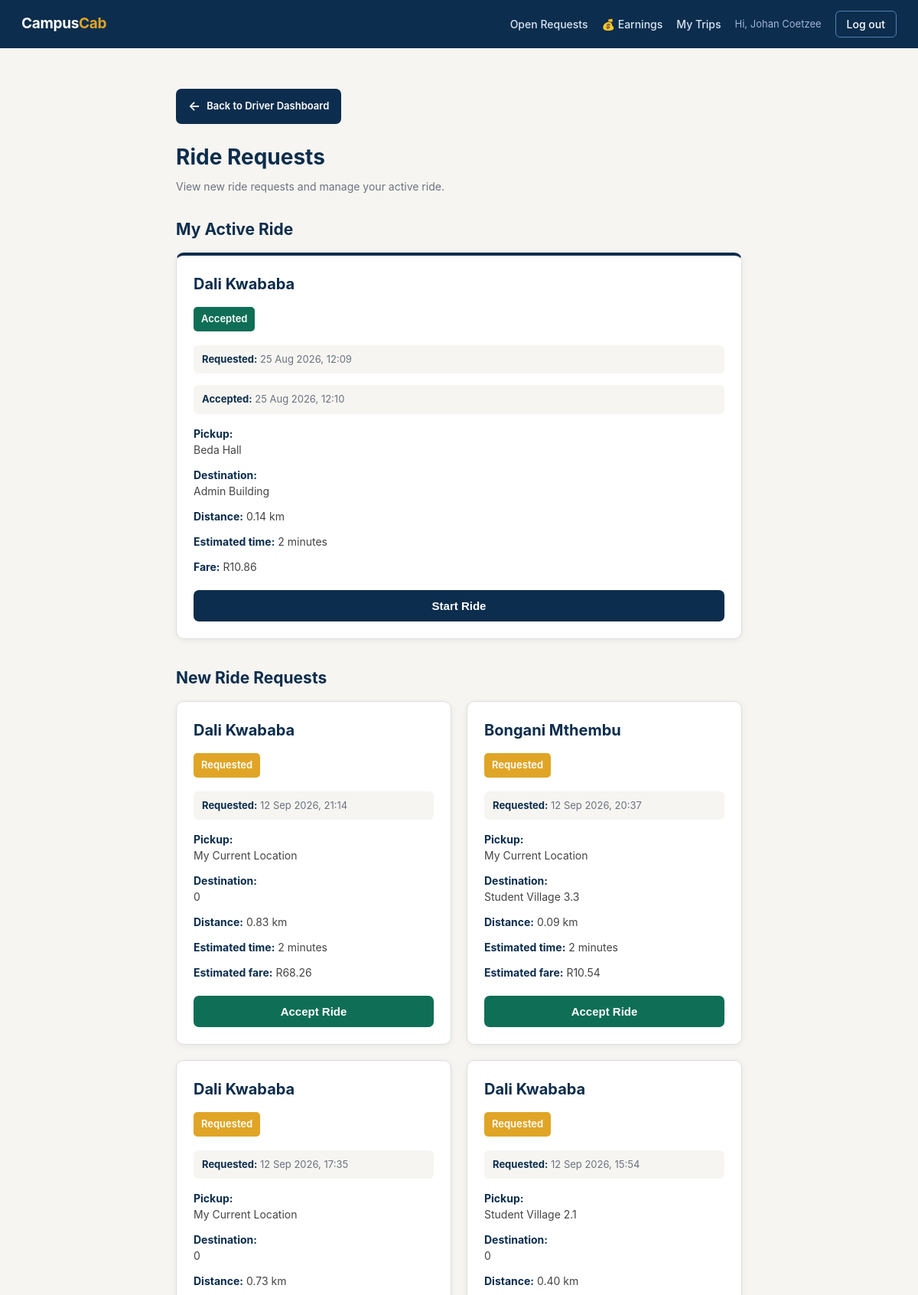
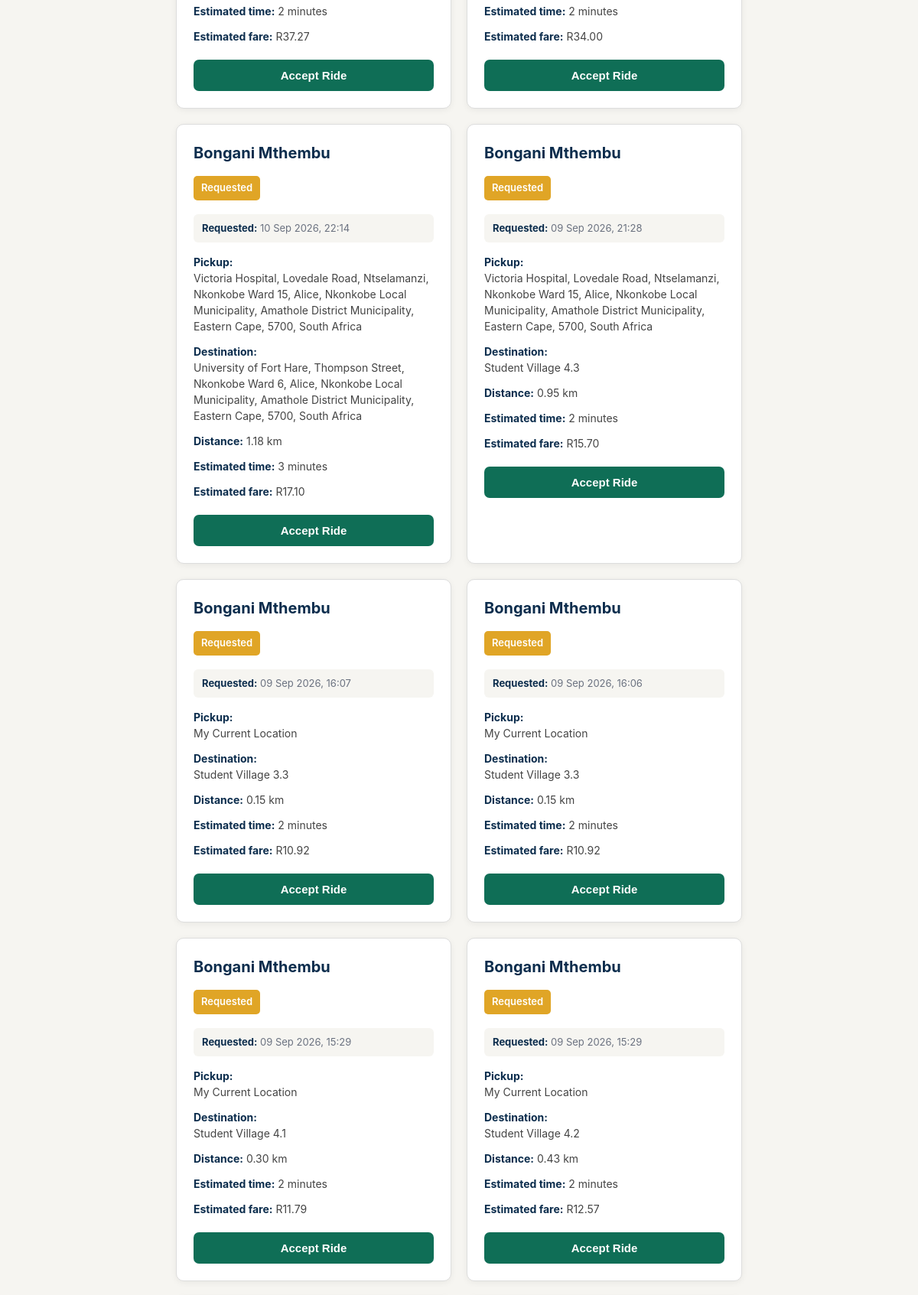
Screenshot of /driver_ride_requests.php?error=invalid_ride (signed in, upper part) with the database file from the repository (2 pictures, top to bottom).
### tables this page shows
CREATE TABLE `ride` (
  `rideID` int(11) NOT NULL,
  `studentID` int(11) DEFAULT NULL,
  `staffID` int(11) DEFAULT NULL,
  `requester_type` enum('Student','Staff') NOT NULL DEFAULT 'Student',
  `request_type` enum('Ride','Parcel') NOT NULL DEFAULT 'Ride',
  `parcel_details` varchar(255) DEFAULT NULL,
  `DriverID` int(11) DEFAULT NULL,
  `pickup_address` varchar(250) DEFAULT NULL,
  `pickup_latitude` decimal(10,7) DEFAULT NULL,
  `pickup_longitude` decimal(10,7) DEFAULT NULL,
  `destination_address` varchar(250) DEFAULT NULL,
  `destination_latitude` decimal(10,7) DEFAULT NULL,
  `destination_longitude` decimal(10,7) DEFAULT NULL,
  `requested_at` datetime DEFAULT NULL,
  `accepted_at` datetime DEFAULT NULL,
  `started_at` datetime DEFAULT NULL,
  `Completed_at` datetime DEFAULT NULL,
  `ride_status` enum('Requested','Accepted','Driver Arriving','In Progress','Completed','Cancelled') DEFAULT 'Requested',
  `cancellation_reason` varchar(255) DEFAULT NULL,
  `cancelled_at` datetime DEFAULT NULL,
  `estimated_distance_km` decimal(6,2) DEFAULT NULL,
  `estimated_duration_min` int(11) DEFAULT NULL,
  `estimated_price` decimal(8,2) DEFAULT NULL,
  `driver_earning` double NOT NULL,
  `campus_commission` double NOT NULL
);

CREATE TABLE `student` (
  `studentID` int(11) NOT NULL,
  `studentNumber` varchar(9) DEFAULT NULL,
  `studentFname` varchar(50) NOT NULL,
  `studentLname` varchar(50) NOT NULL,
  `studentEmail` varchar(50) NOT NULL,
  `studentPhoneNo` varchar(15) NOT NULL,
  `studentAccount_status` enum('Active','Inactive') DEFAULT 'Active',
  `studentPwd` varchar(255) NOT NULL,
  `verification_token` varchar(64) DEFAULT NULL,
  `token_expiry` datetime DEFAULT NULL,
  `email_verified` tinyint(1) NOT NULL DEFAULT 0
);

### driver_ride_requests.php (the view, shortened to what this page needs)
<?php
include 'header.php';
$driverID = (int)($_SESSION['driver_id'] ?? 0);
$newRides = mysqli_query(
    $conn,
    "
    SELECT
        r.*,
        s.StudentFname,
        s.StudentLname
    FROM ride r
    LEFT JOIN student s
        ON r.studentID = s.studentID
    WHERE r.DriverID IS NULL
      AND r.ride_status = 'Requested'
    ORDER BY r.requested_at DESC
    "
);
$activeStmt = mysqli_prepare(
    $conn,
    "
    SELECT
        r.*,
        s.StudentFname,
        s.StudentLname
    FROM ride r
    LEFT JOIN student s
        ON r.studentID = s.studentID
    WHERE r.DriverID = ?
      AND r.ride_status IN ('Accepted', 'In Progress')
    ORDER BY r.requested_at DESC
    LIMIT 1
    "
);
mysqli_stmt_bind_param(
    $activeStmt,
    "i",
    $driverID
);
mysqli_stmt_execute($activeStmt);
$activeResult = mysqli_stmt_get_result($activeStmt);
$activeRide = mysqli_fetch_assoc($activeResult);
?>
<div class="driver-request-page">
    <a href="driver_dashboard.php" class="back-button">
        <span class="back-arrow">←</span>
        Back to Driver Dashboard
    </a>
    <div class="page-heading">
        <h1>
            Ride Requests
        </h1>
        <p>
            View new ride requests and manage your active ride.
        </p>
    </div>
    <div class="active-section">
        <h2 class="section-title">
            My Active Ride
        </h2>
        <?php if ($activeRide): ?>
            <div class="requests-grid">
                <div class="request-card active-card">
                    <h3>
                        <?php
                        $passengerName = trim(
                            ($activeRide['StudentFname'] ?? '') .
                            ' ' .
                            ($activeRide['StudentLname'] ?? '')
                        );
                        echo htmlspecialchars(
                            $passengerName !== ''
                                ? $passengerName
                                : 'Passenger'
                        );
                        ?>
                    </h3>
                    <div class="request-status active-status">
                        <?php
                        echo htmlspecialchars(
                            $activeRide['ride_status']
                        );
                        ?>
                    </div>
                    <div class="request-date">
                        <strong>Requested:</strong>
                        <?php
                        if (!empty($activeRide['requested_at'])) {
                            echo htmlspecialchars(
                                date(
                                    'd M Y, H:i',
                                    strtotime(
                                        $activeRide['requested_at']
                                    )
                                )
                            );
                        } else {
                            echo 'Not available';
                        }
                        ?>
                    </div>
                    <?php if (!empty($activeRide['accepted_at'])): ?>
                        <div class="request-date">
                            <strong>Accepted:</strong>
                            <?php
                            echo htmlspecialchars(
                                date(
                                    'd M Y, H:i',
                                    strtotime(
                                        $activeRide['accepted_at']
                                    )
                                )
                            );
                            ?>
                        </div>
                    <?php endif; ?>
                    <div class="request-detail">
                        <strong>Pickup:</strong>
                        <br>
                        <?php
                        echo htmlspecialchars(
                            $activeRide['pickup_address'] ??
                            'Not provided'
                        );
                        ?>
                    </div>
                    <div class="request-detail">
                        <strong>Destination:</strong>
                        <br>
                        <?php
                        echo htmlspecialchars(
                            $activeRide['destination_address'] ??
                            'Not provided'
                        );
                        ?>
                    </div>
                    <div class="request-detail">
                        <strong>Distance:</strong>
                        <?php
                        echo htmlspecialchars(
                            $activeRide['estimated_distance_km'] ??
                            '0'
                        );
                        ?>
                        km
                    </div>
                    <div class="request-detail">
                        <strong>Estimated time:</strong>
                        <?php
                        echo htmlspecialchars(
                            $activeRide['estimated_duration_min'] ??
                            '0'
                        );
                        ?>
                        minutes
                    </div>
                    <div class="request-detail">
                        <strong>Fare:</strong>
                        R<?php
                        echo number_format(
                            (float)(
                                $activeRide['estimated_price'] ?? 0
                            ),
                            2
                        );
                        ?>
                    </div>
                    <?php if ($activeRide['ride_status'] === 'Accepted'): ?>
                        <form
                            method="GET"
                            action="driver_verify_passenger.php"
                        >
                            <button
                                type="submit"
                                class="start-button"
                            >
                                Start Ride
                            </button>
                        </form>
                    <?php endif; ?>
                </div>
            </div>
        <?php endif; ?>
    </div>
    <h2 class="section-title">
        New Ride Requests
    </h2>
    <div id="rideRequests">
        <?php if (mysqli_num_rows($newRides) > 0): ?>
            <div class="requests-grid">
                <?php while ($ride = mysqli_fetch_assoc($newRides)): ?>
                    <div class="request-card">
                        <h3>
                            <?php
                            $passengerName = trim(
                                ($ride['StudentFname'] ?? '') .
                                ' ' .
                                ($ride['StudentLname'] ?? '')
                            );
                            echo htmlspecialchars(
                                $passengerName !== ''
                                    ? $passengerName
                                    : 'Passenger'
                            );
                            ?>
                        </h3>
                        <div class="request-status">
                            <?php
                            echo htmlspecialchars(
                                $ride['ride_status']
                            );
                            ?>
                        </div>
                        <div class="request-date">
                            <strong>Requested:</strong>
                            <?php
                            if (!empty($ride['requested_at'])) {
                                echo htmlspecialchars(
                                    date(
                                        'd M Y, H:i',
                                        strtotime(
                                            $ride['requested_at']
                                        )
                                    )
                                );
                            } else {
                                echo 'Not available';
                            }
                            ?>
                        </div>
                        <div class="request-detail">
                            <strong>Pickup:</strong>
                            <br>
                            <?php
                            echo htmlspecialchars(
                                $ride['pickup_address'] ??
                                'Not provided'
                            );
                            ?>
                        </div>
                        <div class="request-detail">
                            <strong>Destination:</strong>
                            <br>
                            <?php
                            echo htmlspecialchars(
                                $ride['destination_address'] ??
                                'Not provided'
                            );
                            ?>
                        </div>
                        <div class="request-detail">
                            <strong>Distance:</strong>
                            <?php
                            echo htmlspecialchars(
                                $ride['estimated_distance_km'] ??
                                '0'
                            );
                            ?>
                            km
                        </div>
                        <div class="request-detail">
                            <strong>Estimated time:</strong>
                            <?php
                            echo htmlspecialchars(
                                $ride['estimated_duration_min'] ??
                                '0'
                            );
                            ?>
                            minutes
                        </div>
                        <div class="request-detail">
                            <strong>Estimated fare:</strong>
                            R<?php
                            echo number_format(
                                (float)(
                                    $ride['estimated_price'] ?? 0
                                ),
                                2
                            );
                            ?>
                        </div>
                        <form
                            method="POST"
                            onsubmit="return confirm('Accept this ride request?');"
                        >
                            <button
                                type="submit"
                                name="accept_ride"
                                class="accept-button"
                            >
                                Accept Ride
                            </button>
                        </form>
                    </div>
                <?php endwhile; ?>
            </div>
        <?php endif; ?>
    </div>
</div>

### style.css (style rules this page uses)
:root { --navy: #0c2d4d; --navy-light: #185fa5; --gold: #e0a526; --gold-dark: #b8860f; --teal: #0f6e56; --teal-bg: #dcf1e9; --coral: #b03a2e; --coral-bg: #fbe2df; --amber-bg: #fbecc9; --amber-text: #8a6d00; --ink: #1c2430; --muted: #667085; --border: #e2e2dc; --bg: #f6f5f1; --card: #ffffff; }
* { box-sizing: border-box; }
body { font-family: -apple-system, "Segoe UI", Roboto, Helvetica, Arial, sans-serif; background: var(--bg); color: var(--ink); margin: 0; line-height: 1.5; }
button { margin-top: 16px; background: var(--teal); color: white; border: none; padding: 10px 18px; border-radius: 7px; font-size: 14px; font-weight: 600; cursor: pointer; }

### driver_ride_requests.php (style rules this page uses)
body { background: #f6f5f1; }
.driver-request-page { max-width: 1100px; margin: 0 auto; padding: 25px 20px 40px; }
.back-button { display: inline-flex; align-items: center; gap: 8px; background: #0c2d4d; color: #ffffff; text-decoration: none; padding: 10px 16px; border-radius: 7px; font-size: 13px; font-weight: 600; margin-bottom: 22px; transition: 0.2s ease; }
.back-arrow { font-size: 17px; }
.page-heading { margin-bottom: 25px; }
.page-heading h1 { margin: 0; color: #0c2d4d; font-size: 28px; }
.page-heading p { margin-top: 7px; color: #6b7280; font-size: 14px; }
.section-title { margin: 30px 0 15px; color: #0c2d4d; font-size: 21px; }
.requests-grid { display: grid; grid-template-columns: repeat(auto-fit, minmax(320px, 1fr)); gap: 20px; }
.request-card { background: #ffffff; border: 1px solid #ddd; border-radius: 10px; padding: 22px; box-shadow: 0 2px 8px rgba(0, 0, 0, 0.06); }
.active-card { border-top: 4px solid #0c2d4d; }
.request-card h3 { margin: 0 0 15px; color: #0c2d4d; font-size: 20px; }
.request-status { display: inline-block; margin-bottom: 18px; padding: 6px 10px; background: #e0a526; color: #ffffff; border-radius: 5px; font-size: 13px; font-weight: 600; }
.active-status { background: #0f6e56; }
.request-date { margin-bottom: 15px; padding: 9px 11px; background: #f6f5f1; border-radius: 6px; color: #6b7280; font-size: 13px; }
.request-date strong { color: #0c2d4d; }
.request-detail { margin-bottom: 12px; color: #444; font-size: 14px; line-height: 1.5; }
.request-detail strong { color: #0c2d4d; }
.accept-button, .start-button, .complete-button { width: 100%; margin-top: 8px; padding: 12px; border: none; color: #ffffff; border-radius: 7px; font-size: 15px; font-weight: 600; cursor: pointer; transition: 0.2s ease; }
.accept-button { background: #0f6e56; }
.start-button { background: #0c2d4d; }
.active-section { margin-bottom: 35px; }

### rows the page displays
ride: studentID.studentLname "Dali Kwababa", ride_status "Accepted", requested_at "25 Aug 2026, 12:09", accepted_at "25 Aug 2026, 12:10", pickup_address "Beda Hall", destination_address "Admin Building", estimated_distance_km "0.14", estimated_duration_min "2", estimated_price "10.86"
ride: studentID.studentLname "Dali Kwababa", ride_status "Requested", requested_at "12 Sep 2026, 21:14", pickup_address "My Current Location", destination_address "0", estimated_distance_km "0.83", estimated_duration_min "2", estimated_price "68.26"
ride: studentID.studentLname "Bongani Mthembu", ride_status "Requested", requested_at "12 Sep 2026, 20:37", pickup_address "My Current Location", destination_address "Student Village 3.3", estimated_distance_km "0.09", estimated_duration_min "2", estimated_price "10.54"
ride: studentID.studentLname "Dali Kwababa", ride_status "Requested", requested_at "12 Sep 2026, 17:35", pickup_address "My Current Location", destination_address "0", estimated_distance_km "0.73", estimated_duration_min "2", estimated_price "37.27"
ride: studentID.studentLname "Dali Kwababa", ride_status "Requested", requested_at "12 Sep 2026, 15:54", pickup_address "Student Village 2.1", destination_address "0", estimated_distance_km "0.40", estimated_duration_min "2", estimated_price "34.00"
ride: studentID.studentLname "Bongani Mthembu", ride_status "Requested", requested_at "10 Sep 2026, 22:14", pickup_address "Victoria Hospital, Lovedale Road, Ntselamanzi, Nkonkobe Ward 15, Alice, Nkonkobe Local Municipality, Amathole District Municipality, Eastern Cape, 5700, South Africa", destination_address "University of Fort Hare, Thompson Street, Nkonkobe Ward 6, Alice, Nkonkobe Local Municipality, Amathole District Municipality, Eastern Cape, 5700, South Africa", estimated_distance_km "1.18", estimated_duration_min "3", estimated_price "17.10"
ride: studentID.studentLname "Bongani Mthembu", ride_status "Requested", requested_at "09 Sep 2026, 21:28", pickup_address "Victoria Hospital, Lovedale Road, Ntselamanzi, Nkonkobe Ward 15, Alice, Nkonkobe Local Municipality, Amathole District Municipality, Eastern Cape, 5700, South Africa", destination_address "Student Village 4.3", estimated_distance_km "0.95", estimated_duration_min "2", estimated_price "15.70"
ride: studentID.studentLname "Bongani Mthembu", ride_status "Requested", requested_at "09 Sep 2026, 16:07", pickup_address "My Current Location", destination_address "Student Village 3.3", estimated_distance_km "0.15", estimated_duration_min "2", estimated_price "10.92"
ride: studentID.studentLname "Bongani Mthembu", ride_status "Requested", requested_at "09 Sep 2026, 16:06", pickup_address "My Current Location", destination_address "Student Village 3.3", estimated_distance_km "0.15", estimated_duration_min "2", estimated_price "10.92"
ride: studentID.studentLname "Bongani Mthembu", ride_status "Requested", requested_at "09 Sep 2026, 15:29", pickup_address "My Current Location", destination_address "Student Village 4.1", estimated_distance_km "0.30", estimated_duration_min "2", estimated_price "11.79"
ride: studentID.studentLname "Bongani Mthembu", ride_status "Requested", requested_at "09 Sep 2026, 15:29", pickup_address "My Current Location", destination_address "Student Village 4.2", estimated_distance_km "0.43", estimated_duration_min "2", estimated_price "12.57"

### other values shown
$_SESSION['driver_name'] "Johan Coetzee"
